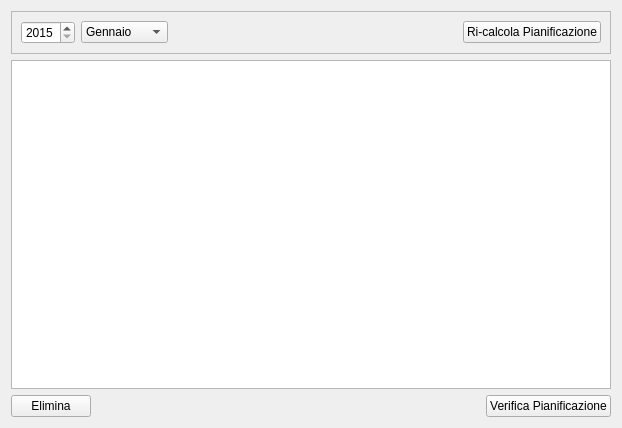
<?xml version="1.0" encoding="UTF-8"?>
<ui version="4.0">
 <class>FormFincancialPlanner</class>
 <widget class="QWidget" name="FormFincancialPlanner">
  <property name="geometry">
   <rect>
    <x>0</x>
    <y>0</y>
    <width>622</width>
    <height>428</height>
   </rect>
  </property>
  <property name="windowTitle">
   <string>Pianificazione Finanziaria</string>
  </property>
  <layout class="QVBoxLayout" name="verticalLayout">
   <item>
    <layout class="QHBoxLayout" name="horizontalLayout_3">
     <item>
      <widget class="QFrame" name="frame">
       <property name="frameShape">
        <enum>QFrame::StyledPanel</enum>
       </property>
       <property name="frameShadow">
        <enum>QFrame::Raised</enum>
       </property>
       <layout class="QHBoxLayout" name="horizontalLayout">
        <item>
         <widget class="QSpinBox" name="spinBox_year">
          <property name="minimum">
           <number>2015</number>
          </property>
          <property name="maximum">
           <number>2040</number>
          </property>
         </widget>
        </item>
        <item>
         <widget class="QComboBox" name="comboBox_month">
          <property name="currentIndex">
           <number>0</number>
          </property>
          <item>
           <property name="text">
            <string>Gennaio</string>
           </property>
          </item>
          <item>
           <property name="text">
            <string>Febbraio</string>
           </property>
          </item>
          <item>
           <property name="text">
            <string>Marzo</string>
           </property>
          </item>
          <item>
           <property name="text">
            <string>Aprile</string>
           </property>
          </item>
          <item>
           <property name="text">
            <string>Maggio</string>
           </property>
          </item>
          <item>
           <property name="text">
            <string>Giugno</string>
           </property>
          </item>
          <item>
           <property name="text">
            <string>Luglio</string>
           </property>
          </item>
          <item>
           <property name="text">
            <string>Agosto</string>
           </property>
          </item>
          <item>
           <property name="text">
            <string>Settembre</string>
           </property>
          </item>
          <item>
           <property name="text">
            <string>Ottobre</string>
           </property>
          </item>
          <item>
           <property name="text">
            <string>Novembre</string>
           </property>
          </item>
          <item>
           <property name="text">
            <string>Dicembre</string>
           </property>
          </item>
         </widget>
        </item>
        <item>
         <spacer name="horizontalSpacer">
          <property name="orientation">
           <enum>Qt::Horizontal</enum>
          </property>
          <property name="sizeHint" stdset="0">
           <size>
            <width>40</width>
            <height>20</height>
           </size>
          </property>
         </spacer>
        </item>
        <item>
         <widget class="QPushButton" name="pushButton_planning">
          <property name="toolTip">
           <string>Calcola le entrate attese per l'anno e il mese indicati a fianco</string>
          </property>
          <property name="text">
           <string>Ri-calcola Pianificazione</string>
          </property>
         </widget>
        </item>
       </layout>
      </widget>
     </item>
    </layout>
   </item>
   <item>
    <widget class="QTableView" name="tableView_planning"/>
   </item>
   <item>
    <layout class="QHBoxLayout" name="horizontalLayout_2">
     <item>
      <widget class="QPushButton" name="pushButton_delete">
       <property name="text">
        <string>Elimina</string>
       </property>
      </widget>
     </item>
     <item>
      <spacer name="horizontalSpacer_2">
       <property name="orientation">
        <enum>Qt::Horizontal</enum>
       </property>
       <property name="sizeHint" stdset="0">
        <size>
         <width>40</width>
         <height>20</height>
        </size>
       </property>
      </spacer>
     </item>
     <item>
      <widget class="QPushButton" name="pushButton_checkPlanning">
       <property name="toolTip">
        <string>Verifica che la corrente pianificazione, rispetti i valori attesi</string>
       </property>
       <property name="text">
        <string>Verifica Pianificazione</string>
       </property>
      </widget>
     </item>
    </layout>
   </item>
  </layout>
 </widget>
 <resources/>
 <connections/>
</ui>
